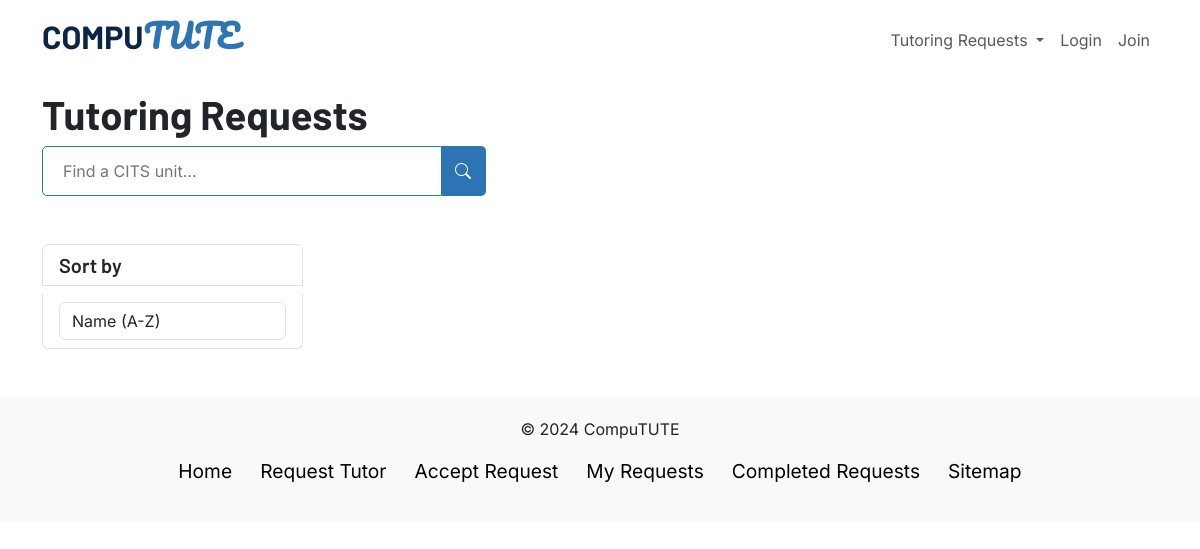
Page /completedrequests on the earlier database version.
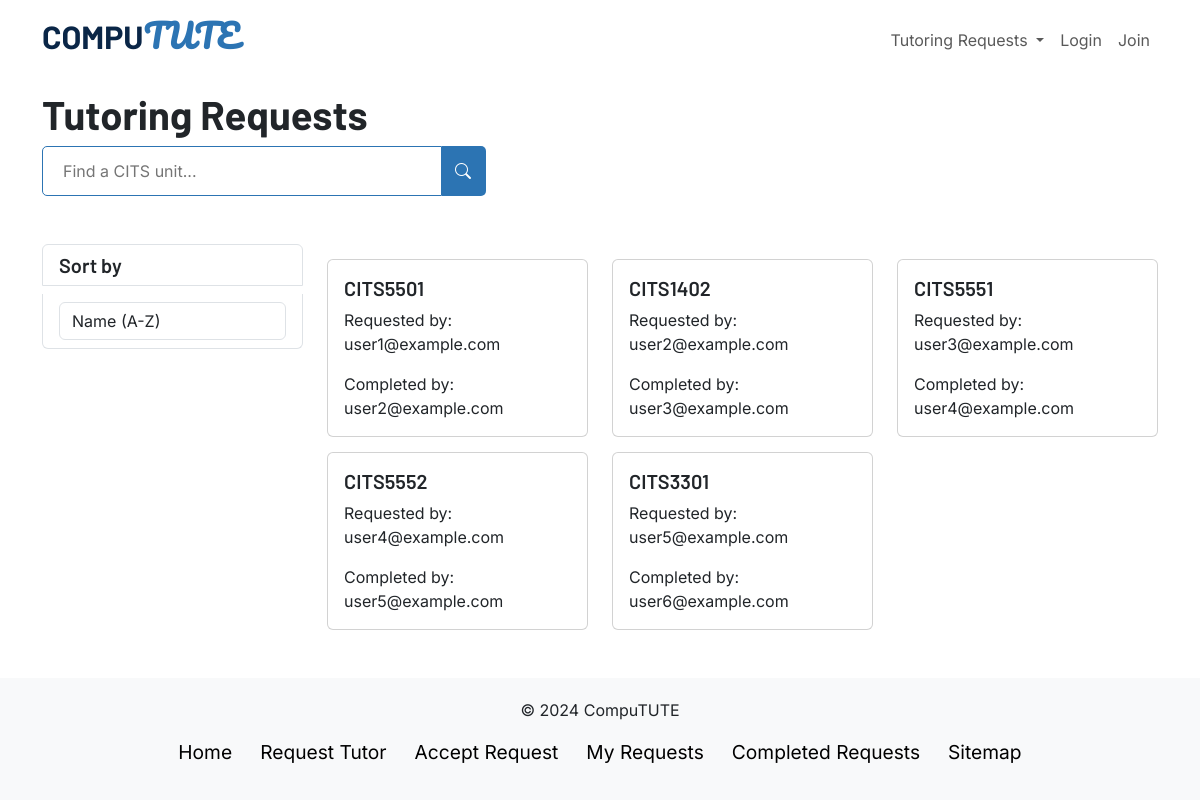
Same page on the later database version.
### initdb.py (models this page shows)
class Request(Base):
    __tablename__ = 'request'
    requestID = Column(Integer, primary_key=True)
    userID = Column(Integer, ForeignKey('user.userID'), nullable=False)
    tutorID = Column(Integer, ForeignKey('tutor.tutorID'), nullable=True)
    unit = Column(String, nullable=False)
    user = relationship('User', back_populates='requests')
    tutor = relationship('Tutor', back_populates='requests')

class User(Base):
    __tablename__ = 'user'
    userID = Column(Integer, primary_key=True)
    userEmail = Column(String, unique=True, nullable=False)
    userPassword = Column(String, nullable=False)
    requests = relationship('Request', back_populates='user')

### app.py (the view)
@app.route('/completedrequests', methods=["GET"])
def view_completed_requests():
    if request.method == "GET":
        requests_array = []
        requests = Request.query.all()
        for request_info in requests:
            if(request_info.tutorID != None):
                user_requesting = User.query.get(request_info.userID)
                tutor_responded = Tutor.query.get(request_info.tutorID)
                tutor_responded_user = User.query.get(tutor_responded.userID)
                new_request = {"id": request_info.requestID, "user": user_requesting.userEmail, "unit": request_info.unit, "tutor": tutor_responded_user.userEmail}
                requests_array.append(new_request)
        return render_template("completedrequests.html", requests=requests_array)

### templates/completedrequests.html (shortened to what this page needs)
{% extends "layout.html" %}
{% block head %}
{{ super() }}
<link rel="stylesheet" href="{{ url_for('static', filename='css/requests.css') }}">
{% endblock %}
{% block content %}
<div class="container">
  <div class="row">
    <h1 class="title">Tutoring Requests</h1>
    <div class="col-md-12">
      <form id="searchForm" class="d-flex">
        <input class="search-field" type="search" placeholder="Find a CITS unit..." aria-label="Search">
        <button class="search-btn" type="submit">
          <i class="bi bi-search"></i>
        </button>
      </form>
    </div>
  </div>
  <div class="row mt-5 mb-5">
    <div class="col-md-3">
      <div class="list-group">
        <h5 class="list-group-item">Sort by</h5>
        <div class="list-group-item">
          <select class="form-control" id="sort">
            <option value="name_asc">Name (A-Z)</option>
          </select>
        </div>
      </div>
    </div>
    <div class="col-md-9 items-section">
      <div class="row">
        {% for request in requests %}
          <div class="col-md-4">
            <div class="card">
              <div class="card-body">
                <h5 class="card-title">{{ request['unit'] }}</h5>
                <p class="card-text">Requested by: {{ request['user'] }} </p>
                <p class="card-text">Completed by: {{ request['tutor'] }} </p>
              </div>
            </div>
          </div>
        {% endfor %}
      </div>
    </div>
  </div>
</div>
{% endblock %}

Differences in the rows shown:
added Request: unit "CITS5501"
now on this page (row edited): User: user "user1@example.com"
added User: tutor "user2@example.com", user "user2@example.com"
added Request: unit "CITS1402"
added User: tutor "user3@example.com", user "user3@example.com"
added Request: unit "CITS5551"
added User: tutor "user4@example.com", user "user4@example.com"
added Request: unit "CITS5552"
added User: tutor "user5@example.com", user "user5@example.com"
added Request: unit "CITS3301"
added User: tutor "user6@example.com"
Other differences:
new list line: "Requested by: Completed by:"
